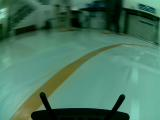
#> input picture images/1000_cam_image_array_.jpg, 160 x 120 px; its folder holds only this picture in this run
$ python export_add_rain.py
#> lines starting #> are read from the running program, lines starting #| are printed output that depends on the picture; after the words box and inside, x2 and y2 are one past the last pixel; in counts of white or black regions, pixels touching at a corner belong together
### rain_add.py
import numpy as np # linear algebra
import cv2
import matplotlib.pyplot as plt
import matplotlib.image as mpimg

def hls(image,src='RGB'):
    verify_image(image)
    if(is_list(image)):
        image_HLS=[]
        image_list=image
        for img in image_list:
            eval('image_HLS.append(cv2.cvtColor(img,cv2.COLOR_'+src.upper()+'2HLS))')
    else:
        image_HLS = eval('cv2.cvtColor(image,cv2.COLOR_'+src.upper()+'2HLS)')
    return image_HLS

def rgb(image, src='BGR'):
    verify_image(image)
    if(is_list(image)):
        image_RGB=[]
        image_list=image
        for img in image_list:
            eval('image_RGB.append(cv2.cvtColor(img,cv2.COLOR_'+src.upper()+'2RGB))')
    else:
        image_RGB= eval('cv2.cvtColor(image,cv2.COLOR_'+src.upper()+'2RGB)')
    return image_RGB

def rain_process(image,slant,drop_length,drop_color,drop_width,rain_drops):
    imshape = image.shape
    image_t= image.copy()
    for rain_drop in rain_drops:
        cv2.line(image_t,(rain_drop[0],rain_drop[1]),(rain_drop[0]+slant,rain_drop[1]+drop_length),drop_color,drop_width)
    image= cv2.blur(image_t,(7,7)) ## rainy view are blurry
    brightness_coefficient = 0.7 ## rainy days are usually shady
    image_HLS = hls(image) ## Conversion to HLS
    image_HLS[:,:,1] = image_HLS[:,:,1]*brightness_coefficient ## scale pixel values down for channel 1(Lightness)
    image_RGB= rgb(image_HLS,'hls') ## Conversion to RGB
    return image_RGB

def generate_random_lines(imshape,slant,drop_length,rain_type):
    drops=[]
    area=imshape[0]*imshape[1]
    no_of_drops=area//600

    if rain_type.lower()=='drizzle':
        no_of_drops=area//770
        drop_length=30
    elif rain_type.lower()=='heavy':
        drop_length=30
    elif rain_type.lower()=='torrential':
        no_of_drops=area//500
        drop_length=60

    for i in range(no_of_drops): ## If You want heavy rain, try increasing this
        if slant<0:
            x= np.random.randint(slant,imshape[1])
        else:
            x= np.random.randint(0,imshape[1]-slant)
        y= np.random.randint(0,imshape[0]-drop_length)
        drops.append((x,y))
    return drops,drop_length

def is_numpy_array(x):

    return isinstance(x, np.ndarray)
def is_tuple(x):
    return type(x) is tuple
def is_list(x):
    return type(x) is list
def is_numeric(x):
    return type(x) is int
# [5 lines left out: function is_numeric_list_or_tuple, not called in this run]
err_not_np_img= "not a numpy array or list of numpy array"
err_rain_slant="Numeric value between -20 and 20 is allowed"
err_rain_width="Width value between 1 and 5 is allowed"
err_rain_length="Length value between 0 and 100 is allowed"

def verify_image(image):
    if is_numpy_array(image):
        pass
    elif(is_list(image)):
        image_list=image
        for img in image_list:
            if not is_numpy_array(img):
                raise Exception(err_not_np_img)
    else:
        raise Exception(err_not_np_img)
##rain_type='drizzle','heavy','torrential'
def add_rain(image,slant=-1,drop_length=20,drop_width=1,drop_color=(200,200,200),rain_type='drizzle'): ## (200,200,200) a shade of gray
    verify_image(image)
    slant_extreme=slant
    if not(is_numeric(slant_extreme) and (slant_extreme>=-20 and slant_extreme<=20)or slant_extreme==-1):
        raise Exception(err_rain_slant)
    if not(is_numeric(drop_width) and drop_width>=1 and drop_width<=5):
        raise Exception(err_rain_width)
    if not(is_numeric(drop_length) and drop_length>=0 and drop_length<=100):
        raise Exception(err_rain_length)

    if(is_list(image)):
        image_RGB=[]
        image_list=image
        imshape = image[0].shape
        if slant_extreme==-1:
            slant= np.random.randint(-10,10) ##generate random slant if no slant value is given
        rain_drops,drop_length= generate_random_lines(imshape,slant,drop_length,rain_type)
        for img in image_list:
            output= rain_process(img,slant_extreme,drop_length,drop_color,drop_width,rain_drops)
            image_RGB.append(output)
    else:
        imshape = image.shape
        if slant_extreme==-1:
            slant= np.random.randint(-10,10) ##generate random slant if no slant value is given
        rain_drops,drop_length= generate_random_lines(imshape,slant,drop_length,rain_type)
        output= rain_process(image,slant_extreme,drop_length,drop_color,drop_width,rain_drops)
        image_RGB=output

    return image_RGB


# imgRe = add_rain(mpimg.imread('images/1000_cam_image_array_.jpg'))
# plt.imshow(imgRe)
# plt.show()

### export_add_rain.py
import cv2
import os

from matplotlib import image as mpimg

from rain_add import add_rain
from PIL import Image

import glob
import json
source_path = "images"
save_path = "rain_images/"
def export_rain_images():
    images = []
    for filename in os.listdir(source_path):
        imgPath = os.path.join(source_path,filename)
        imgRe = add_rain(mpimg.imread(imgPath))
#> in add_rain, image is the input picture: shape (120, 160, 3); mean R, G, B 72.9, 118.7, 96.7
#> in add_rain, `imshape = image.shape`: imshape = (120, 160, 3)
#> in generate_random_lines, `area=imshape[0]*imshape[1]`: area = 19200
#> in generate_random_lines, `no_of_drops=area//600`: no_of_drops = 32
#> in generate_random_lines, `no_of_drops=area//770`: no_of_drops = 24
#> the loop in generate_random_lines, `for i in range(no_of_drops):` made 24 passes
#> (x, y) on passes 1 to 12: (47, 64), (67, 67), (103, 9), (21, 36), (87, 70), (88, 12), (58, 65), (39, 87), (88, 81), (25, 77), (72, 9), (148, 80)
#> after the loop in generate_random_lines, `for i in range(no_of_drops):`: drops = [(47, 64), (67, 67), (103, 9), (21, 36), (87, 70), (88, 12), (58, 65), (39, 87), (88, 81), (25, 77), (72, 9), (148, 80), (79, 47), (82, 88), (29, 19), (147, 14), (32, 65), (9, 57), (127, 32), (31, 74), (151, 35), (114, 55), (28, 34), (128, 0)]
#> in add_rain, `rain_drops,drop_length= generate_random_lines(imshape,slant,drop_lengt..`: rain_drops has the same summary as drops in generate_random_lines; drop_length = 30
#> the loop in rain_process, `for rain_drop in rain_drops:` made 24 passes
#> after the loop in rain_process, `for rain_drop in rain_drops:`:
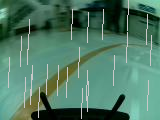
#> image_t: shape (120, 160, 3); 3.75% of pixels changed, all inside (x1, y1, x2, y2) = (8, 0, 152, 119)
#> in rain_process, `image= cv2.blur(image_t,(7,7))`:
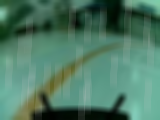
#> image: shape (120, 160, 3); mean R, G, B 77.5, 121.6, 100.5
#> in hls, `image_HLS = eval('cv2.cvtColor(image,cv2.COLOR_'+src.upper()+'2HLS)')`: image_HLS: shape (120, 160, 3); mean of channels 0, 1, 2 73.5, 98.7, 73.8
#> in rain_process, `image_HLS[:,:,1] = image_HLS[:,:,1]*brightness_coefficient`: image_HLS: shape (120, 160, 3); mean of channels 0, 1, 2 73.5, 68.6, 73.8
#> in rgb, `image_RGB= eval('cv2.cvtColor(image,cv2.COLOR_'+src.upper()+'2RGB)')`:
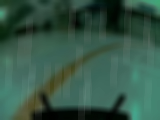
#> image_RGB: shape (120, 160, 3); mean R, G, B 52.7, 85.9, 70.5
        im = Image.fromarray(imgRe)
        im.save(os.path.join(save_path,filename))

    return images

export_rain_images()

$ run again, on images/1004_cam_image_array_.jpg
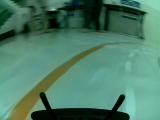
#> input picture images/1004_cam_image_array_.jpg, 160 x 120 px
#> in add_rain, image is the input picture: shape (120, 160, 3); mean R, G, B 77.3, 125.1, 103.3
#> in add_rain, `imshape = image.shape`: imshape = (120, 160, 3)
#> area = 19200
#> in generate_random_lines, `no_of_drops=area//600`: no_of_drops = 32
#> in generate_random_lines, `no_of_drops=area//770`: no_of_drops = 24
#> the loop in generate_random_lines, `for i in range(no_of_drops):` made 24 passes
#> (x, y) on passes 1 to 8: (47, 64), (67, 67), (103, 9), (21, 36), (87, 70), (88, 12), (58, 65), (39, 87)
#> after the loop in generate_random_lines, `for i in range(no_of_drops):`: drops = [(47, 64), (67, 67), (103, 9), (21, 36), (87, 70), (88, 12), (58, 65), (39, 87), (88, 81), (25, 77), (72, 9), (148, 80), (79, 47), (82, 88), (29, 19), (147, 14), (32, 65), (9, 57), (127, 32), (31, 74), (151, 35), (114, 55), (28, 34), (128, 0)]
#> rain_drops has the same summary as drops in generate_random_lines; drop_length = 30
#> the loop in rain_process, `for rain_drop in rain_drops:` made 24 passes
#> after the loop in rain_process, `for rain_drop in rain_drops:`:
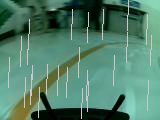
#> image_t: shape (120, 160, 3); 3.75% of pixels changed, all inside (x1, y1, x2, y2) = (8, 0, 152, 119)
#> in rgb, `image_RGB= eval('cv2.cvtColor(image,cv2.COLOR_'+src.upper()+'2RGB)')`:
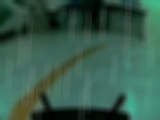
#> image_RGB: shape (120, 160, 3); mean R, G, B 54.6, 91.1, 75.1

$ run again, on images/1005_cam_image_array_.jpg
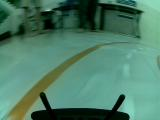
#> input picture images/1005_cam_image_array_.jpg, 160 x 120 px
#> in add_rain, image is the input picture: shape (120, 160, 3); mean R, G, B 77.9, 125.7, 103.9
#> in add_rain, `imshape = image.shape`: imshape = (120, 160, 3)
#> area = 19200
#> in generate_random_lines, `no_of_drops=area//600`: no_of_drops = 32
#> in generate_random_lines, `no_of_drops=area//770`: no_of_drops = 24
#> the loop in generate_random_lines, `for i in range(no_of_drops):` made 24 passes
#> (x, y) on passes 1 to 8: (47, 64), (67, 67), (103, 9), (21, 36), (87, 70), (88, 12), (58, 65), (39, 87)
#> after the loop in generate_random_lines, `for i in range(no_of_drops):`: drops = [(47, 64), (67, 67), (103, 9), (21, 36), (87, 70), (88, 12), (58, 65), (39, 87), (88, 81), (25, 77), (72, 9), (148, 80), (79, 47), (82, 88), (29, 19), (147, 14), (32, 65), (9, 57), (127, 32), (31, 74), (151, 35), (114, 55), (28, 34), (128, 0)]
#> rain_drops has the same summary as drops in generate_random_lines; drop_length = 30
#> the loop in rain_process, `for rain_drop in rain_drops:` made 24 passes
#> after the loop in rain_process, `for rain_drop in rain_drops:`:
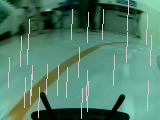
#> image_t: shape (120, 160, 3); 3.75% of pixels changed, all inside (x1, y1, x2, y2) = (8, 0, 152, 119)
#> in rgb, `image_RGB= eval('cv2.cvtColor(image,cv2.COLOR_'+src.upper()+'2RGB)')`:
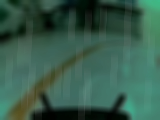
#> image_RGB: shape (120, 160, 3); mean R, G, B 55, 91.6, 75.4

$ run again, on images/1001_cam_image_array_.jpg
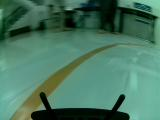
#> input picture images/1001_cam_image_array_.jpg, 160 x 120 px
#> in add_rain, image is the input picture: shape (120, 160, 3); mean R, G, B 73, 119, 97.4
#> in add_rain, `imshape = image.shape`: imshape = (120, 160, 3)
#> area = 19200
#> in generate_random_lines, `no_of_drops=area//600`: no_of_drops = 32
#> in generate_random_lines, `no_of_drops=area//770`: no_of_drops = 24
#> the loop in generate_random_lines, `for i in range(no_of_drops):` made 24 passes
#> (x, y) on passes 1 to 8: (47, 64), (67, 67), (103, 9), (21, 36), (87, 70), (88, 12), (58, 65), (39, 87)
#> after the loop in generate_random_lines, `for i in range(no_of_drops):`: drops = [(47, 64), (67, 67), (103, 9), (21, 36), (87, 70), (88, 12), (58, 65), (39, 87), (88, 81), (25, 77), (72, 9), (148, 80), (79, 47), (82, 88), (29, 19), (147, 14), (32, 65), (9, 57), (127, 32), (31, 74), (151, 35), (114, 55), (28, 34), (128, 0)]
#> rain_drops has the same summary as drops in generate_random_lines; drop_length = 30
#> the loop in rain_process, `for rain_drop in rain_drops:` made 24 passes
#> after the loop in rain_process, `for rain_drop in rain_drops:`:
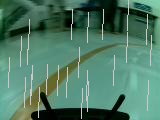
#> image_t: shape (120, 160, 3); 3.75% of pixels changed, all inside (x1, y1, x2, y2) = (8, 0, 152, 119)
#> in rgb, `image_RGB= eval('cv2.cvtColor(image,cv2.COLOR_'+src.upper()+'2RGB)')`:
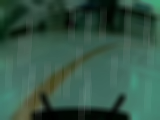
#> image_RGB: shape (120, 160, 3); mean R, G, B 52.8, 86.1, 70.9
